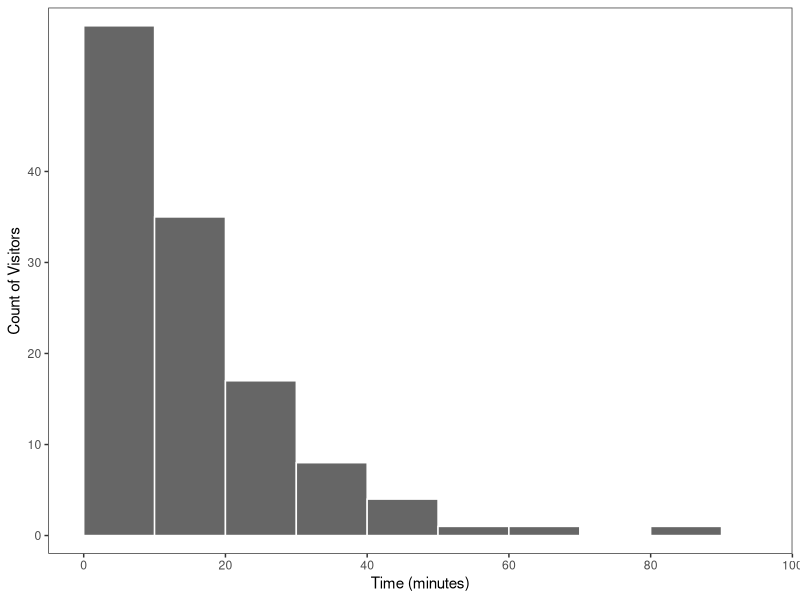
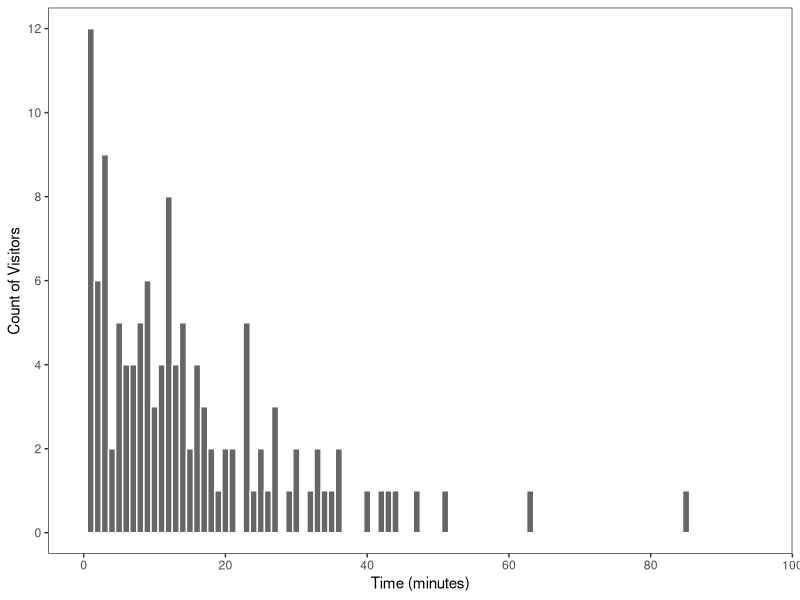

Generate these figures, in order, with R: (Note: this script raises an error after producing the figures.)
library(ggplot2)
library(gridExtra) #arrangeGrob()

this_base <- "fig04-06_families-exhibition-histogram"

my_freq <- read.table("families_frequencies.txt", header = TRUE)
my_data <- with(my_freq, data.frame(minutes = rep(minutes, freq)))

p1 <- ggplot(my_data, aes(x = minutes)) + 
  geom_histogram(binwidth = 10, fill = 'grey40', colour = 'white', origin = 0) +
  scale_x_continuous(breaks = seq(0, 100, 20), limits = c(-5, 100), 
                     expand = c(0, 0)) +
  scale_y_continuous(breaks = seq(0, 40, 10), expand = c(0, 2)) +
  labs(x = "Time (minutes)", y = "Count of Visitors") +
  theme_bw() +
  theme(panel.grid.major = element_blank(),
        panel.grid.minor = element_blank())

p2 <- ggplot(my_data, aes(x = minutes)) + 
  geom_histogram(binwidth = 1, fill = 'grey40', colour = 'white') +
  scale_x_continuous(breaks = seq(0,100,20), limits = c(-5, 100), 
                     expand = c(0, 0)) +
  scale_y_continuous(breaks = seq(0,12,2), expand = c(0, 0.5)) +
  labs(x = "Time (minutes)", y = "Count of Visitors") +
  theme_bw() +
  theme(panel.grid.major = element_blank(),
        panel.grid.minor = element_blank())

# arrange plots together 
p3 <- arrangeGrob(p1, p2, nrow = 2,
                  main = textGrob("Fig. 4.6 Families Exhibition: Histogram", 
                                  just = "top", gp = gpar(fontface = "bold")))

p3

ggsave(paste0(this_base, ".png"), 
       p3, width = 6, height = 6)

## TODO: missing reference bar to right of plot


